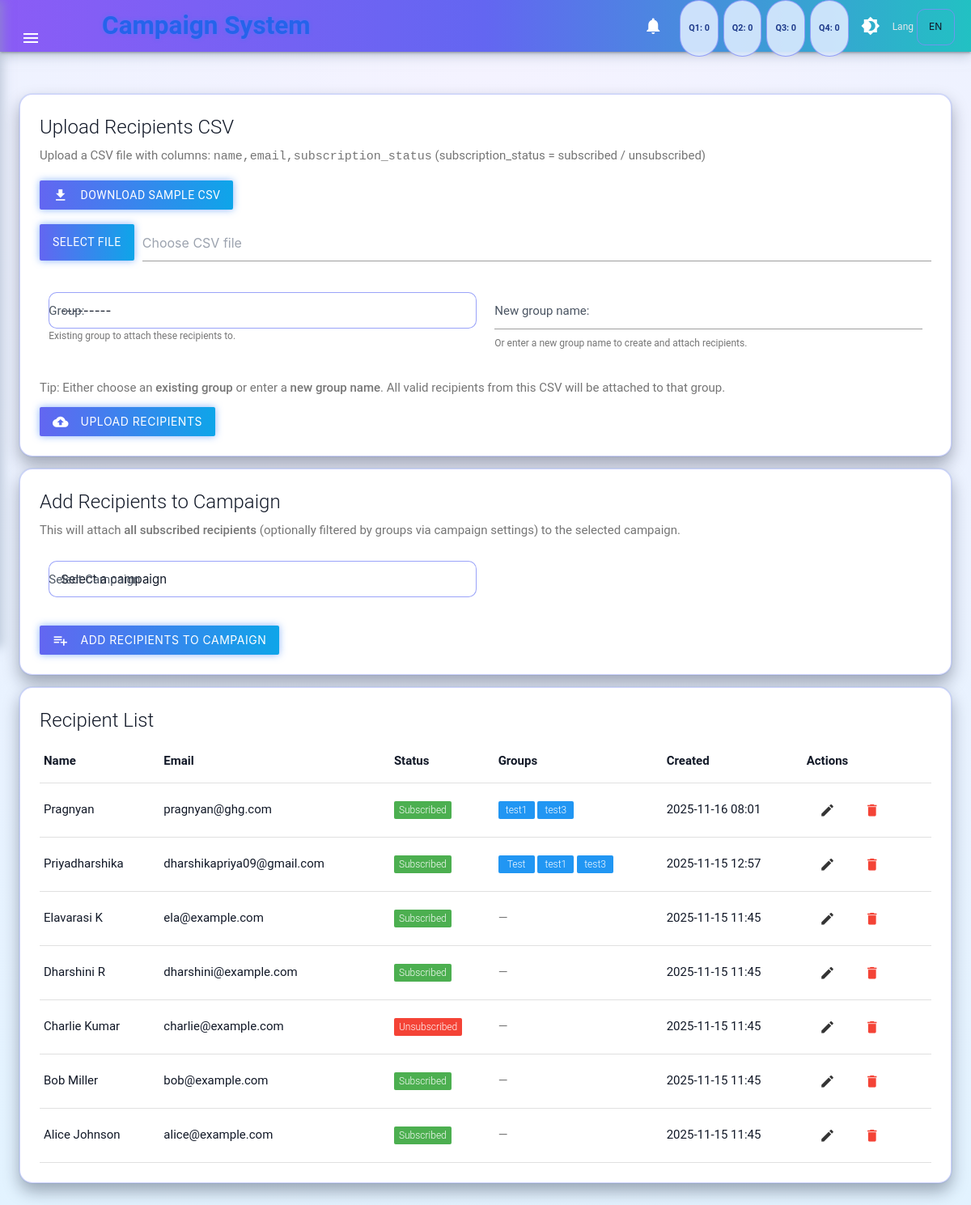
Screenshot of /recipients/upload/ with the database file from the repository.
### campaigns/models.py (models this page shows, shortened)
class Recipient(models.Model):
    class SubscriptionStatus(models.TextChoices):
        SUBSCRIBED = "subscribed", "Subscribed"
        UNSUBSCRIBED = "unsubscribed", "Unsubscribed"
    name = models.CharField(max_length=255)
    email = models.EmailField(
        unique=True,
        validators=[validate_email]
    )
    subscription_status = models.CharField(
        max_length=20,
        choices=SubscriptionStatus.choices,
        default=SubscriptionStatus.SUBSCRIBED,
    )
    groups = models.ManyToManyField(
        RecipientGroup,
        related_name="recipients",
        blank=True,
    )
    created_at = models.DateTimeField(auto_now_add=True)

class RecipientGroup(models.Model):
    name = models.CharField(max_length=100, unique=True)
    description = models.TextField(blank=True)
    created_at = models.DateTimeField(auto_now_add=True)
    class Meta:
        ordering = ["name"]
    def __str__(self):
        return self.name

### campaigns/views.py (the view)
# urls.py: path("recipients/upload/", views.recipient_upload, name="recipient_upload"),
def recipient_upload(request):
    if request.method == "POST":
        form = RecipientUploadForm(request.POST, request.FILES)
        if form.is_valid():
            try:
                file = form.cleaned_data["file"]
                group = form.cleaned_data.get("group")
                new_group_name = form.cleaned_data.get("new_group_name", "").strip()
                if new_group_name:
                    group, _ = RecipientGroup.objects.get_or_create(name=new_group_name)
                summary = process_recipient_csv(file)
                recipients_created_or_updated = summary.get("recipients", [])
                invalid_emails = summary.get("invalid_emails", [])
                if invalid_emails:
                    messages.warning(
                        request,
                        f"Some records were skipped due to invalid emails: {invalid_emails}",
                    )
                if group and recipients_created_or_updated:
                    for r in recipients_created_or_updated:
                        try:
                            r.groups.add(group)
                        except Exception as exc:
                            logger.error(
                                "Error attaching recipient %s to group %s: %s",
                                r.id,
                                group.id,
                                exc,
                                exc_info=True,
                            )
                messages.success(
                    request,
                    "Recipient CSV processed successfully.",
                )
                return redirect("campaigns:recipient_upload")
            except Exception as exc:
                logger.error("Error handling recipient upload: %s", exc, exc_info=True)
                messages.error(request, "Failed to process uploaded recipients.")
    else:
        form = RecipientUploadForm()
    try:
        recipients = (
            Recipient.objects
            .prefetch_related("groups")
            .order_by("-created_at")
        )
    except Exception as exc:
        logger.error("Error loading recipients list: %s", exc, exc_info=True)
        recipients = []
        messages.error(request, "Unable to load recipients list.")
    try:
        campaigns = Campaign.objects.order_by("-created_at")
    except Exception as exc:
        logger.error("Error loading campaigns for recipient upload page: %s", exc, exc_info=True)
        campaigns = []
        messages.error(request, "Unable to load campaigns for assignment.")
    return render(
        request,
        "campaigns/recipient_upload.html",
        {
            "form": form,
            "recipients": recipients,
            "campaigns": campaigns,
        },
    )

### campaigns/forms.py (shortened to what this page needs)
class RecipientUploadForm(forms.Form):
    file = forms.FileField(
        help_text="Upload CSV with columns: name,email,subscription_status"
    )
    try:
        group = forms.ModelChoiceField(
            queryset=RecipientGroup.objects.all(),
            required=False,
            help_text="Existing group to attach these recipients to.",
        )
    except Exception as exc:
        group = forms.ModelChoiceField(
            queryset=RecipientGroup.objects.none(),
            required=False,
            help_text="Groups unavailable due to system error.",
        )
        print("Warning: Could not load RecipientGroup in RecipientUploadForm:", exc)
    new_group_name = forms.CharField(
        required=False,
        help_text="Or enter a new group name to create and attach recipients.",
    )

### campaigns/context_processors.py (called while the page is built)
def quarterly_planned_counts(request):
    now = timezone.now()
    year = now.year
    qs = Campaign.objects.filter(
        status=Campaign.Status.SCHEDULED,
        scheduled_time__year=year,
    )
    def count_between(start_month, end_month):
        return qs.filter(
            scheduled_time__month__gte=start_month,
            scheduled_time__month__lte=end_month,
        ).count()
    counts = {
        "q1": count_between(1, 3),
        "q2": count_between(4, 6),
        "q3": count_between(7, 9),
        "q4": count_between(10, 12),
    }
    return {"planned_quarter_counts": counts}

### campaigns/templates/campaigns/recipient_upload.html (shortened to what this page needs)
{% extends "campaigns/base.html" %}
{% load static %}
{% block content %}
<div class="card neon-card">
  <div class="card-content">
    <span class="card-title">Upload Recipients CSV</span>
    <p class="grey-text text-darken-1" style="margin-bottom: 18px;">
      Upload a CSV file with columns:
      <code>name,email,subscription_status</code>
      (subscription_status = subscribed / unsubscribed)
    </p>
    <div style="margin-bottom: 18px;">
      <a href="{% static 'sample_recipients.csv' %}"
         class="btn btn-neon waves-effect"
         download>
        <i class="material-icons left">file_download</i>
        Download Sample CSV
      </a>
    </div>
    <form method="post" enctype="multipart/form-data">
      <div class="file-field input-field">
        <div class="btn btn-neon">
          <span>Select File</span>
        </div>
        <div class="file-path-wrapper">
          <input class="file-path validate" type="text" placeholder="Choose CSV file">
        </div>
      </div>
      <div class="row">
        <div class="input-field col s12 m6">
          {{ form.group.label_tag }}
          {{ form.group }}
          {% if form.group.help_text %}
            <span class="helper-text">{{ form.group.help_text }}</span>
          {% endif %}
        </div>
        <div class="input-field col s12 m6">
          {{ form.new_group_name.label_tag }}
          {{ form.new_group_name }}
          {% if form.new_group_name.help_text %}
            <span class="helper-text">{{ form.new_group_name.help_text }}</span>
          {% endif %}
        </div>
      </div>
      <p class="grey-text text-darken-1" style="margin-bottom: 12px;">
        Tip: Either choose an <strong>existing group</strong> or enter a
        <strong>new group name</strong>. All valid recipients from this CSV
        will be attached to that group.
      </p>
      <button type="submit" class="btn btn-neon waves-effect">
        <i class="material-icons left">cloud_upload</i>
        Upload Recipients
      </button>
    </form>
  </div>
</div>
<div class="card neon-card">
  <div class="card-content">
    <span class="card-title">Add Recipients to Campaign</span>
    <p class="grey-text text-darken-1" style="margin-bottom: 12px;">
      This will attach <strong>all subscribed recipients</strong> (optionally
      filtered by groups via campaign settings) to the selected campaign.
    </p>
    <form method="post">
      <div class="row">
        <div class="input-field col s12 m6">
          <select name="campaign_id" required>
            <option value="" disabled selected>Select a campaign</option>
          </select>
          <label>Select Campaign</label>
        </div>
      </div>
      <button type="submit" class="btn btn-neon waves-effect">
        <i class="material-icons left">playlist_add</i>
        Add Recipients to Campaign
      </button>
    </form>
  </div>
</div>
<div class="card neon-card">
  <div class="card-content">
    <span class="card-title">Recipient List</span>
    <table class="highlight responsive-table">
      <thead>
        <tr>
          <th>Name</th>
          <th>Email</th>
          <th>Status</th>
          <th>Groups</th>
          <th>Created</th>
          <th>Actions</th>
        </tr>
      </thead>
<tbody>
  {% for r in recipients %}
  <tr>
    <td>{{ r.name }}</td>
    <td>{{ r.email }}</td>
    <td>
      {% if r.subscription_status == 'subscribed' %}
        <span class="new badge green" data-badge-caption="Subscribed"></span>
      {% else %}
        <span class="new badge red" data-badge-caption="Unsubscribed"></span>
      {% endif %}
    </td>
    <td>
      {% if r.groups.all %}
        {% for g in r.groups.all %}
          <span class="new badge blue" data-badge-caption="{{ g.name }}"></span>
        {% empty %}
          <span class="grey-text text-darken-1">—</span>
        {% endfor %}
      {% else %}
        <span class="grey-text text-darken-1">—</span>
      {% endif %}
    </td>
    <td>{{ r.created_at|date:"Y-m-d H:i" }}</td>
    <td>
      <a href="{% url 'campaigns:recipient_edit' r.id %}" class="btn-flat waves-effect" title="Edit">
        <i class="material-icons tiny">edit</i>
      </a>
      <a href="{% url 'campaigns:recipient_delete' r.id %}" class="btn-flat waves-effect red-text" title="Delete">
        <i class="material-icons tiny">delete</i>
      </a>
    </td>
  </tr>
  {% empty %}
  <tr>
    <td colspan="6" class="grey-text text-darken-1">No recipients uploaded yet.</td>
  </tr>
  {% endfor %}
</tbody>
    </table>
  </div>
</div>
{% endblock %}

### campaigns/templates/campaigns/base.html (style rules this page uses)
:root { --bg-body: radial-gradient(circle at top, #f5f3ff 0, #eef2ff 40%, #e2f3ff 100%); --bg-card: #ffffff; --text-main: #111827; --nav-gradient: linear-gradient(90deg, #8b5cf6, #6366f1, #22c1c3); --sidenav-bg: #f9fafb; --badge-bg: rgba(219, 234, 254, 0.9); --badge-border: rgba(129, 140, 248, 0.8); --label-color: #4b5563; --input-border-focus: #4f46e5; }
body { background: var(--bg-body); color: var(--text-main); font-family: "Roboto", system-ui, -apple-system, BlinkMacSystemFont, sans-serif; }
.card.neon-card { background: var(--bg-card); border-radius: 16px; border: 1px solid rgba(129, 140, 248, 0.4); box-shadow: 0 10px 20px rgba(15, 23, 42, 0.35), 0 0 0 1px rgba(59, 130, 246, 0.1); }
.card-title { font-size: 1.3rem; font-weight: 600; color: var(--text-main); }
.btn-neon { background: linear-gradient(90deg, #6366f1, #0ea5e9); box-shadow: 0 0 10px rgba(59, 130, 246, 0.6); }
input[type=text], input[type=email], input[type=datetime-local], input[type=number], textarea, select { color: var(--text-main) !important; }
label { color: var(--label-color) !important; }
::placeholder { color: #9ca3af !important; }
select { display: block !important; background: var(--bg-card); border: 1px solid rgba(129, 140, 248, 0.8) !important; border-radius: 10px !important; padding: 12px 14px !important; color: var(--text-main) !important; appearance: none !important; -webkit-appearance: none !important; -moz-appearance: none !important; background-position: right 10px center; background-repeat: no-repeat; background-size: 18px; }

### rows the page displays
Recipient: name "Pragnyan", email "pragnyan@ghg.com", subscription_status "subscribed" (drawn), created_at "2025-11-16 08:01"
Recipient: name "Priyadharshika", email "dharshikapriya09@gmail.com", subscription_status "subscribed" (drawn), created_at "2025-11-15 12:57"
Recipient: name "Elavarasi K", email "ela@example.com", subscription_status "subscribed" (drawn), created_at "2025-11-15 11:45"
Recipient: name "Dharshini R", email "dharshini@example.com", subscription_status "subscribed" (drawn), created_at "2025-11-15 11:45"
Recipient: name "Charlie Kumar", email "charlie@example.com", subscription_status "unsubscribed" (drawn), created_at "2025-11-15 11:45"
Recipient: name "Bob Miller", email "bob@example.com", subscription_status "subscribed" (drawn), created_at "2025-11-15 11:45"
Recipient: name "Alice Johnson", email "alice@example.com", subscription_status "subscribed" (drawn), created_at "2025-11-15 11:45"

### other values shown
{{ planned_quarter_counts.q1|default:0 }} "0"
{{ planned_quarter_counts.q2|default:0 }} "0"
{{ planned_quarter_counts.q3|default:0 }} "0"
{{ planned_quarter_counts.q4|default:0 }} "0"
